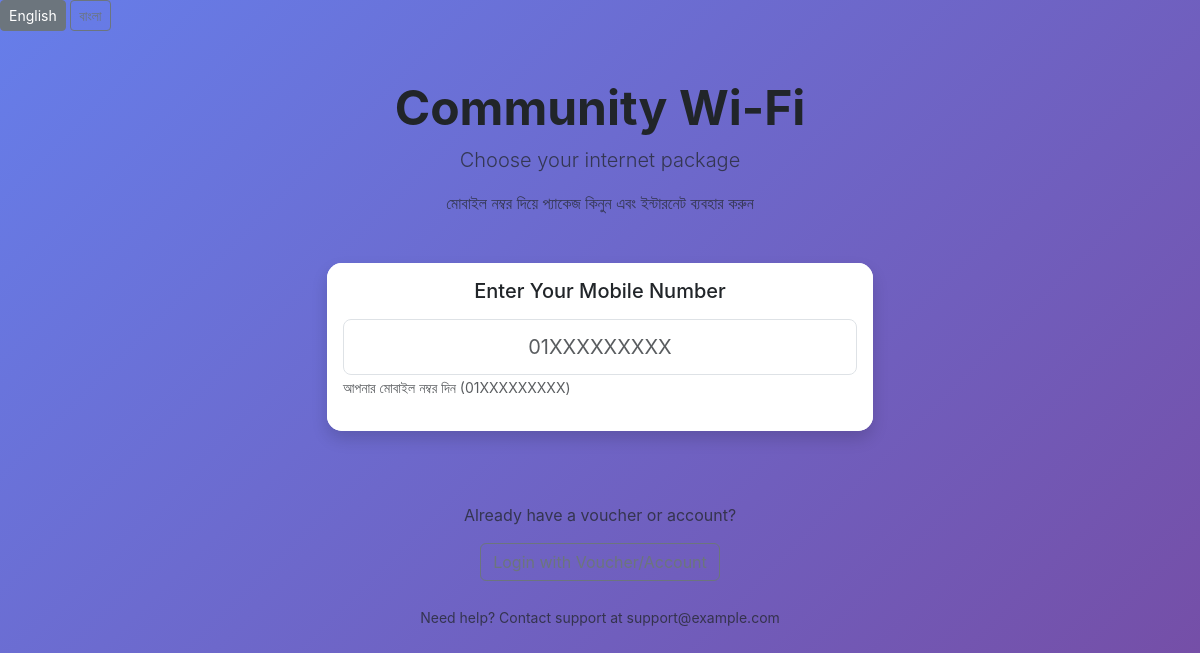
The page /portal/packages.php on the database as committed earlier.
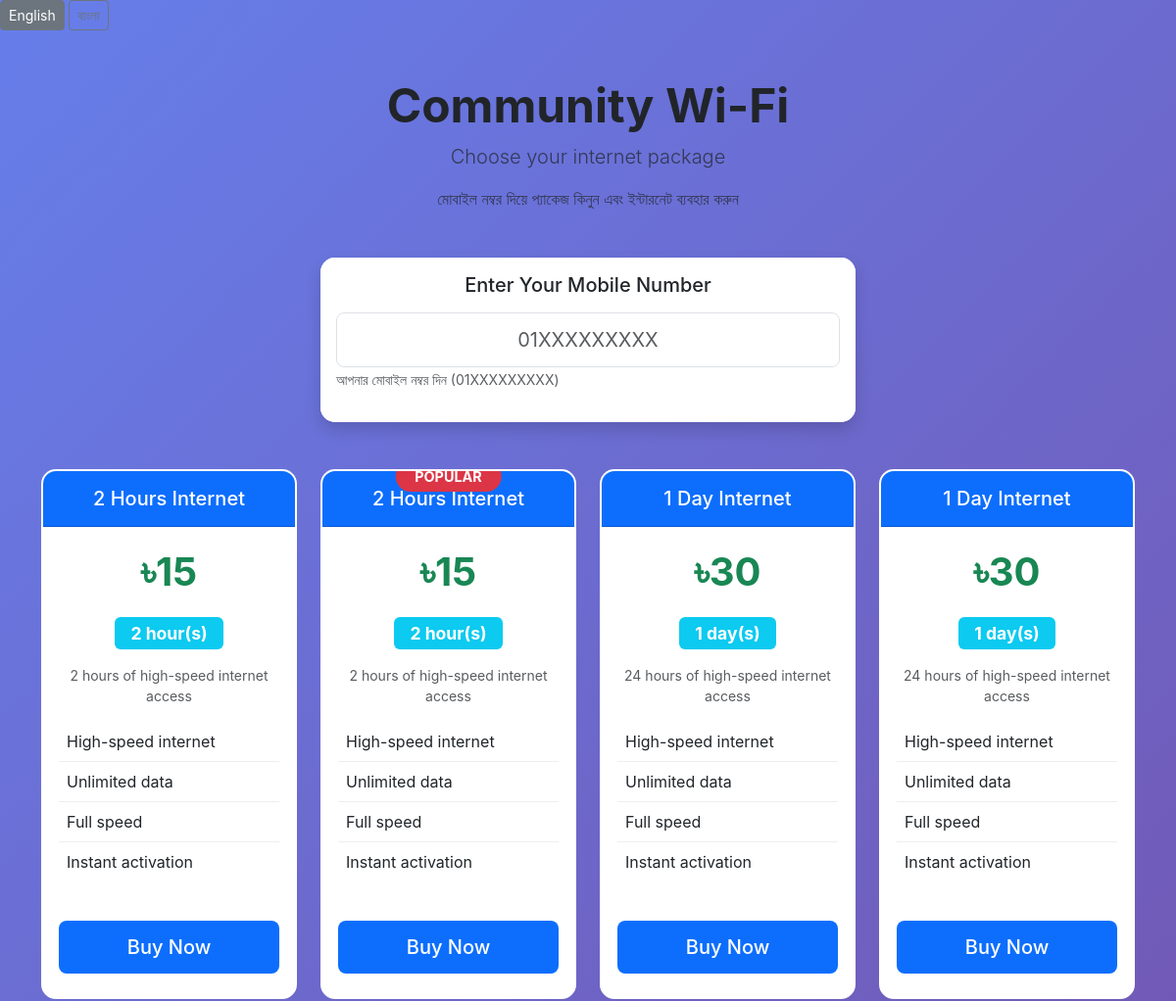
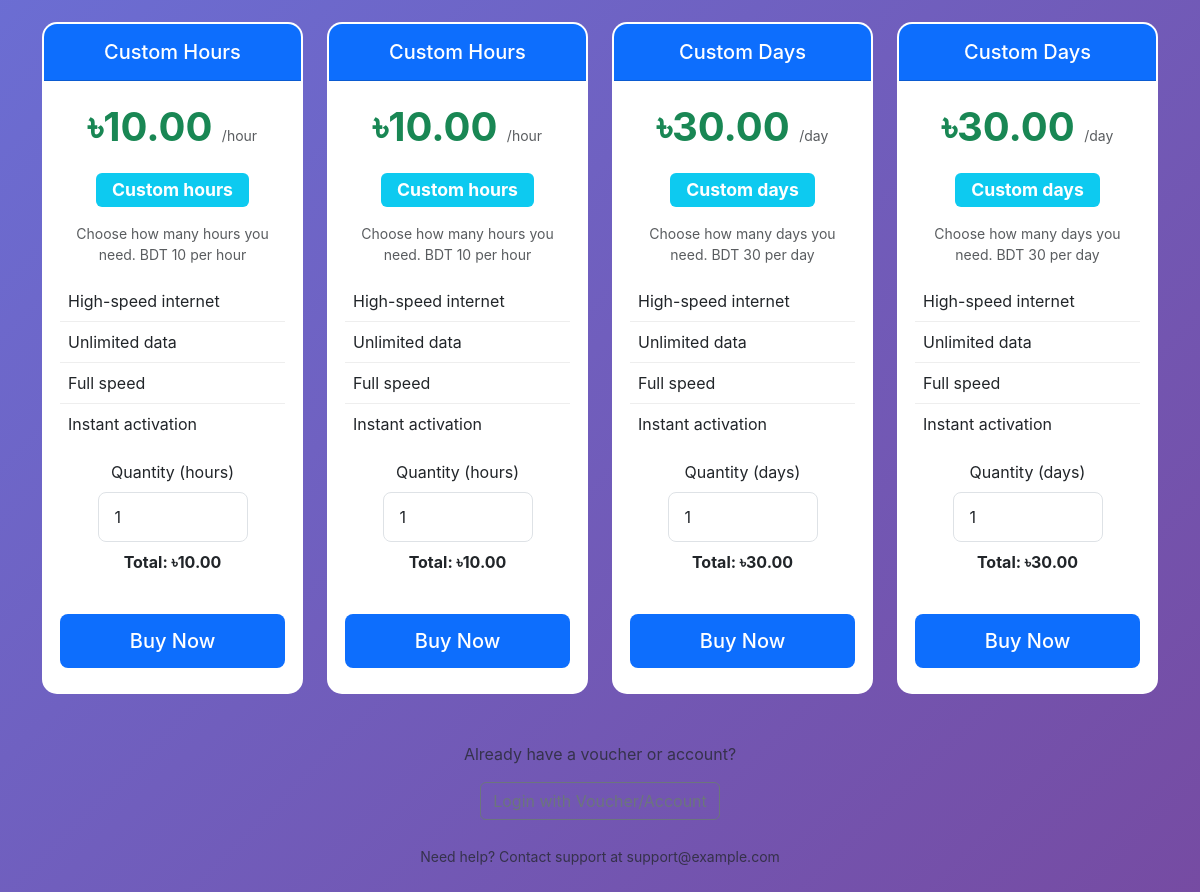
The same page on the database as committed later (2 pictures, top to bottom).
### tables this page shows
CREATE TABLE IF NOT EXISTS wifi_packages (
    id int(11) unsigned NOT NULL AUTO_INCREMENT,
    package_name varchar(128) NOT NULL,
    package_type enum('hourly', 'daily', 'custom_hourly', 'custom_daily') NOT NULL,
    duration_value int(11) NOT NULL COMMENT 'Duration in hours or days',
    duration_unit enum('hour', 'day') NOT NULL,
    base_price decimal(10,2) NOT NULL COMMENT 'Base price for fixed packages',
    price_per_unit decimal(10,2) DEFAULT NULL COMMENT 'Price per hour/day for custom packages',
    data_limit_mb int(11) DEFAULT NULL COMMENT 'Data limit in MB (NULL = unlimited)',
    speed_limit_mbps int(11) DEFAULT NULL COMMENT 'Speed limit in Mbps (NULL = unlimited)',
    description text,
    is_active tinyint(1) DEFAULT '1',
    is_custom tinyint(1) DEFAULT '0' COMMENT '1 = User can customize quantity',
    display_order int(11) DEFAULT '0',
    created_at timestamp NOT NULL DEFAULT CURRENT_TIMESTAMP,
    updated_at timestamp NOT NULL DEFAULT CURRENT_TIMESTAMP ON UPDATE CURRENT_TIMESTAMP,
    PRIMARY KEY (id),
    KEY package_type (package_type),
    KEY is_active (is_active),
    KEY display_order (display_order)
);

### portal/includes/i18n.php (called while the page is built, shortened)
<?php
function getCurrentLanguage() {
    if (isset($_SERVER['HTTP_ACCEPT_LANGUAGE'])) {
        $lang = substr($_SERVER['HTTP_ACCEPT_LANGUAGE'], 0, 2);
    }
    return 'en';
}
function getTextDirection() {
    $lang = getCurrentLanguage();
    return $lang === 'bn' ? 'ltr' : 'ltr';
}

### portal/packages.php (the view, shortened to what this page needs)
<?php
require_once __DIR__ . '/includes/i18n.php';
$pdo = getDBConnection();
$packages = [];
try {
    $packages = $pdo->query("
        SELECT * FROM wifi_packages
        WHERE is_active = 1
        ORDER BY display_order ASC, id ASC
    ")->fetchAll(PDO::FETCH_ASSOC);
} catch (PDOException $e) {
    $packages = [
        [
            'id' => 1,
            'package_name' => '2 Hours Internet',
            'package_type' => 'hourly',
            'duration_value' => 2,
            'duration_unit' => 'hour',
            'base_price' => 15.00,
            'price_per_unit' => null,
            'data_limit_mb' => null,
            'speed_limit_mbps' => null,
            'description' => '2 hours of high-speed internet access',
            'is_custom' => 0
        ],
        [
            'id' => 2,
            'package_name' => '1 Day Internet',
            'package_type' => 'daily',
            'duration_value' => 1,
            'duration_unit' => 'day',
            'base_price' => 30.00,
            'price_per_unit' => null,
            'data_limit_mb' => null,
            'speed_limit_mbps' => null,
            'description' => '24 hours of high-speed internet access',
            'is_custom' => 0
        ],
        [
            'id' => 3,
            'package_name' => 'Custom Hours',
            'package_type' => 'custom_hourly',
            'duration_value' => 1,
            'duration_unit' => 'hour',
            'base_price' => 0.00,
            'price_per_unit' => 10.00,
            'data_limit_mb' => null,
            'speed_limit_mbps' => null,
            'description' => 'Choose how many hours you need. BDT 10 per hour',
            'is_custom' => 1
        ],
        [
            'id' => 4,
            'package_name' => 'Custom Days',
            'package_type' => 'custom_daily',
            'duration_value' => 1,
            'duration_unit' => 'day',
            'base_price' => 0.00,
            'price_per_unit' => 30.00,
            'data_limit_mb' => null,
            'speed_limit_mbps' => null,
            'description' => 'Choose how many days you need. BDT 30 per day',
            'is_custom' => 1
        ]
    ];
}
$current_lang = getCurrentLanguage();
?>
<!DOCTYPE html>
<html lang="<?php echo $current_lang; ?>" dir="<?php echo getTextDirection(); ?>">
<head>
    <link href="https://cdn.jsdelivr.net/npm/bootstrap@5.3.0/dist/css/bootstrap.min.css" rel="stylesheet">
    <link rel="stylesheet" href="assets/css/style.css">
</head>
<body>
    <div class="lang-switcher">
        <a href="index.php?lang=en" class="btn btn-sm btn-outline-secondary <?php echo $current_lang === 'en' ? 'active' : ''; ?>">English</a>
        <a href="index.php?lang=bn" class="btn btn-sm btn-outline-secondary <?php echo $current_lang === 'bn' ? 'active' : ''; ?>">বাংলা</a>
    </div>
    <div class="container py-5">
        <div class="text-center mb-5">
            <h1 class="display-5 fw-bold"><?php echo htmlspecialchars(PORTAL_NAME); ?></h1>
            <p class="lead text-muted">Choose your internet package</p>
            <p class="text-muted">মোবাইল নম্বর দিয়ে প্যাকেজ কিনুন এবং ইন্টারনেট ব্যবহার করুন</p>
        </div>
        <div class="row justify-content-center mb-5">
            <div class="col-md-6">
                <div class="card shadow">
                    <div class="card-body">
                        <h5 class="card-title text-center mb-3">
                            <i class="bi bi-phone"></i> Enter Your Mobile Number
                        </h5>
                        <form method="POST" id="packageForm">
                            <div class="mb-3">
                                <input type="tel" class="form-control form-control-lg text-center"
                                       name="mobile_number" id="mobile_number" required
                                       placeholder="01XXXXXXXXX" pattern="01[0-9]{9}"
                                       value="<?php echo isset($_POST['mobile_number']) ? htmlspecialchars($_POST['mobile_number']) : ''; ?>">
                                <small class="text-muted">আপনার মোবাইল নম্বর দিন (01XXXXXXXXX)</small>
                            </div>
                    </div>
                </div>
            </div>
        </div>
        <div class="row g-4">
            <?php foreach ($packages as $index => $package): ?>
                <div class="col-md-6 col-lg-3">
                    <div class="card package-card h-100 position-relative">
                        <?php if ($index === 1): ?>
                            <div class="recommended-badge">POPULAR</div>
                        <?php endif; ?>
                        <div class="card-header bg-primary text-white text-center py-3">
                            <h5 class="mb-0"><?php echo htmlspecialchars($package['package_name']); ?></h5>
                        </div>
                        <div class="card-body text-center">
                            <div class="mb-3">
                                <span class="price-display">
                                    ৳<?php echo $package['is_custom'] ? $package['price_per_unit'] : number_format($package['base_price'], 0); ?>
                                </span>
                                <?php if ($package['is_custom']): ?>
                                    <small class="text-muted">/<?php echo $package['duration_unit']; ?></small>
                                <?php endif; ?>
                            </div>
                            <span class="badge bg-info duration-badge mb-3">
                                <?php if ($package['is_custom']): ?>
                                    Custom <?php echo $package['duration_unit']; ?>s
                                <?php else: ?>
                                    <?php echo $package['duration_value']; ?> <?php echo $package['duration_unit']; ?>(s)
                                <?php endif; ?>
                            </span>
                            <p class="text-muted small"><?php echo htmlspecialchars($package['description']); ?></p>
                            <ul class="feature-list text-start">
                                <li><i class="bi bi-check-circle-fill"></i> High-speed internet</li>
                                <?php if ($package['data_limit_mb']): ?>
                                    <li><i class="bi bi-check-circle-fill"></i> <?php echo $package['data_limit_mb']; ?> MB data</li>
                                <?php else: ?>
                                    <li><i class="bi bi-check-circle-fill"></i> Unlimited data</li>
                                <?php endif; ?>
                                <?php if ($package['speed_limit_mbps']): ?>
                                    <li><i class="bi bi-check-circle-fill"></i> <?php echo $package['speed_limit_mbps']; ?> Mbps speed</li>
                                <?php else: ?>
                                    <li><i class="bi bi-check-circle-fill"></i> Full speed</li>
                                <?php endif; ?>
                                <li><i class="bi bi-check-circle-fill"></i> Instant activation</li>
                            </ul>
                            <?php if ($package['is_custom']): ?>
                                <div class="mb-3">
                                    <label class="form-label">Quantity (<?php echo $package['duration_unit']; ?>s)</label>
                                    <div class="quantity-selector">
                                        <input type="number" class="form-control" name="quantity_<?php echo $package['id']; ?>"
                                               min="1" max="30" value="1"
                                               onchange="updatePrice(<?php echo $package['id']; ?>, <?php echo $package['price_per_unit']; ?>)">
                                    </div>
                                    <div class="mt-2">
                                        <strong>Total: ৳<span id="price_<?php echo $package['id']; ?>"><?php echo $package['price_per_unit']; ?></span></strong>
                                    </div>
                                </div>
                            <?php else: ?>
                                <input type="hidden" name="quantity_<?php echo $package['id']; ?>" value="1">
                            <?php endif; ?>
                        </div>
                        <div class="card-footer bg-transparent border-0 pb-4">
                            <button type="submit" name="select_package" class="btn btn-primary btn-lg w-100"
                                    onclick="return selectPackage(<?php echo $package['id']; ?>, <?php echo $package['is_custom'] ? 'true' : 'false'; ?>)">
                                <i class="bi bi-cart"></i> Buy Now
                            </button>
                        </div>
                    </div>
                </div>
            <?php endforeach; ?>
        </div>
        <div class="text-center mt-5">
            <p class="text-muted">Already have a voucher or account?</p>
            <a href="index.php" class="btn btn-outline-secondary">
            </a>
        </div>
        <div class="text-center mt-4">
            <small class="text-muted">
                Need help? Contact support at <?php echo htmlspecialchars(SUPPORT_EMAIL); ?>
            </small>
        </div>
    </div>
</body>
</html>

### portal/assets/css/style.css (style rules this page uses)
:root { --primary-color: #0d6efd; --success-color: #198754; --danger-color: #dc3545; --bg-gradient: linear-gradient(135deg, #667eea 0%, #764ba2 100%); }
body { background: var(--bg-gradient); font-family: -apple-system, BlinkMacSystemFont, 'Segoe UI', Roboto, 'Helvetica Neue', Arial, sans-serif; min-height: 100vh; }
.card { border: none; border-radius: 15px; overflow: hidden; }
.card-body { background: #fff; }
.btn-primary { background: var(--primary-color); border: none; border-radius: 8px; padding: 12px 24px; font-weight: 500; transition: all 0.3s ease; }
.form-control { border-radius: 8px; border: 1px solid #dee2e6; padding: 12px 16px; transition: all 0.3s ease; }

### portal/packages.php (style rules this page uses)
.package-card { transition: all 0.3s ease; border: 2px solid transparent; }
.price-display { font-size: 2.5rem; font-weight: bold; color: #198754; }
.duration-badge { font-size: 1.1rem; padding: 8px 16px; }
.feature-list { list-style: none; padding: 0; }
.feature-list li { padding: 8px 0; border-bottom: 1px solid #eee; }
.feature-list li:last-child { border-bottom: none; }
.recommended-badge { position: absolute; top: -10px; left: 50%; transform: translateX(-50%); background: #dc3545; color: white; padding: 5px 20px; border-radius: 20px; font-size: 0.9rem; font-weight: bold; }
.quantity-selector { max-width: 150px; margin: 0 auto; }

Rows that differ between the two databases and show on the page:
added wifi_packages: package_name "2 Hours Internet", base_price "15", duration_value "2", duration_unit "hour", description "2 hours of high-speed internet access", shows "Unlimited data", shows "Full speed"
added wifi_packages: shows "POPULAR", package_name "2 Hours Internet", base_price "15", duration_value "2", duration_unit "hour", description "2 hours of high-speed internet access", shows "Unlimited data", shows "Full speed"
added wifi_packages: package_name "1 Day Internet", base_price "30", duration_value "1", duration_unit "day", description "24 hours of high-speed internet access", shows "Unlimited data", shows "Full speed"
added wifi_packages: package_name "1 Day Internet", base_price "30", duration_value "1", duration_unit "day", description "24 hours of high-speed internet access", shows "Unlimited data", shows "Full speed"
added wifi_packages: package_name "Custom Hours", price_per_unit "10.00", duration_unit "hour", description "Choose how many hours you need. BDT 10 per hour", shows "Unlimited data", shows "Full speed"
added wifi_packages: package_name "Custom Hours", price_per_unit "10.00", duration_unit "hour", description "Choose how many hours you need. BDT 10 per hour", shows "Unlimited data", shows "Full speed"
added wifi_packages: package_name "Custom Days", price_per_unit "30.00", duration_unit "day", description "Choose how many days you need. BDT 30 per day", shows "Unlimited data", shows "Full speed"
added wifi_packages: package_name "Custom Days", price_per_unit "30.00", duration_unit "day", description "Choose how many days you need. BDT 30 per day", shows "Unlimited data", shows "Full speed"
